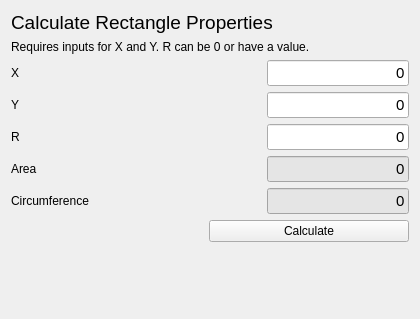
      <widget class="QWidget" name="tab">
       <attribute name="title">
        <string>Rectangles</string>
       </attribute>
       <layout class="QVBoxLayout" name="verticalLayout_7">
        <item>
         <widget class="QLabel" name="label_5">
          <property name="font">
           <font>
            <pointsize>14</pointsize>
           </font>
          </property>
          <property name="text">
           <string>Calculate Rectangle Properties</string>
          </property>
         </widget>
        </item>
        <item>
         <widget class="QLabel" name="label_6">
          <property name="text">
           <string>Requires inputs for X and Y. R can be 0 or have a value.</string>
          </property>
         </widget>
        </item>
        <item>
         <layout class="QGridLayout" name="gridLayout_2">
          <item row="4" column="0">
           <widget class="QLabel" name="label_10">
            <property name="text">
             <string>Circumference</string>
            </property>
           </widget>
          </item>
          <item row="1" column="0">
           <widget class="QLabel" name="label_8">
            <property name="text">
             <string>Y</string>
            </property>
           </widget>
          </item>
          <item row="2" column="0">
           <widget class="QLabel" name="label_9">
            <property name="text">
             <string>R</string>
            </property>
           </widget>
          </item>
          <item row="0" column="0">
           <widget class="QLabel" name="label_7">
            <property name="minimumSize">
             <size>
              <width>250</width>
              <height>0</height>
             </size>
            </property>
            <property name="text">
             <string>X</string>
            </property>
           </widget>
          </item>
          <item row="2" column="1">
           <widget class="QLineEdit" name="txtRectangleR">
            <property name="font">
             <font>
              <pointsize>11</pointsize>
             </font>
            </property>
            <property name="text">
             <string>0</string>
            </property>
            <property name="alignment">
             <set>Qt::AlignRight|Qt::AlignTrailing|Qt::AlignVCenter</set>
            </property>
           </widget>
          </item>
          <item row="4" column="1">
           <widget class="QLineEdit" name="txtRectangleCfm">
            <property name="font">
             <font>
              <family>Arial</family>
              <pointsize>11</pointsize>
             </font>
            </property>
            <property name="styleSheet">
             <string notr="true">background: rgb(229, 229, 229)</string>
            </property>
            <property name="text">
             <string>0</string>
            </property>
            <property name="alignment">
             <set>Qt::AlignRight|Qt::AlignTrailing|Qt::AlignVCenter</set>
            </property>
            <property name="readOnly">
             <bool>true</bool>
            </property>
           </widget>
          </item>
          <item row="1" column="1">
           <widget class="QLineEdit" name="txtRectangleY">
            <property name="font">
             <font>
              <pointsize>11</pointsize>
             </font>
            </property>
            <property name="text">
             <string>0</string>
            </property>
            <property name="alignment">
             <set>Qt::AlignRight|Qt::AlignTrailing|Qt::AlignVCenter</set>
            </property>
           </widget>
          </item>
          <item row="0" column="1">
           <widget class="QLineEdit" name="txtRectangleX">
            <property name="font">
             <font>
              <pointsize>11</pointsize>
             </font>
            </property>
            <property name="text">
             <string>0</string>
            </property>
            <property name="alignment">
             <set>Qt::AlignRight|Qt::AlignTrailing|Qt::AlignVCenter</set>
            </property>
           </widget>
          </item>
          <item row="3" column="0">
           <widget class="QLabel" name="label_11">
            <property name="text">
             <string>Area</string>
            </property>
           </widget>
          </item>
          <item row="3" column="1">
           <widget class="QLineEdit" name="txtRectangleArea">
            <property name="font">
             <font>
              <family>Arial</family>
              <pointsize>11</pointsize>
             </font>
            </property>
            <property name="styleSheet">
             <string notr="true">background: rgb(229, 229, 229)</string>
            </property>
            <property name="text">
             <string>0</string>
            </property>
            <property name="alignment">
             <set>Qt::AlignRight|Qt::AlignTrailing|Qt::AlignVCenter</set>
            </property>
            <property name="readOnly">
             <bool>true</bool>
            </property>
           </widget>
          </item>
         </layout>
        </item>
        <item>
         <layout class="QHBoxLayout" name="horizontalLayout_7">
          <item>
           <spacer name="horizontalSpacer_7">
            <property name="orientation">
             <enum>Qt::Horizontal</enum>
            </property>
            <property name="sizeHint" stdset="0">
             <size>
              <width>40</width>
              <height>20</height>
             </size>
            </property>
           </spacer>
          </item>
          <item>
           <widget class="QPushButton" name="btnRectangle">
            <property name="minimumSize">
             <size>
              <width>200</width>
              <height>0</height>
             </size>
            </property>
            <property name="maximumSize">
             <size>
              <width>200</width>
              <height>16777215</height>
             </size>
            </property>
            <property name="text">
             <string>Calculate</string>
            </property>
           </widget>
          </item>
         </layout>
        </item>
        <item>
         <layout class="QHBoxLayout" name="horizontalLayout_8">
          <item>
           <spacer name="horizontalSpacer_8">
            <property name="orientation">
             <enum>Qt::Horizontal</enum>
            </property>
            <property name="sizeHint" stdset="0">
             <size>
              <width>40</width>
              <height>20</height>
             </size>
            </property>
           </spacer>
          </item>
          <item>
           <widget class="QLabel" name="imageRectangle">
            <property name="maximumSize">
             <size>
              <width>393</width>
              <height>132</height>
             </size>
            </property>
            <property name="text">
             <string/>
            </property>
            <property name="pixmap">
             <pixmap>images/image_rectangle.png</pixmap>
            </property>
            <property name="scaledContents">
             <bool>true</bool>
            </property>
           </widget>
          </item>
          <item>
           <spacer name="horizontalSpacer_9">
            <property name="orientation">
             <enum>Qt::Horizontal</enum>
            </property>
            <property name="sizeHint" stdset="0">
             <size>
              <width>40</width>
              <height>20</height>
             </size>
            </property>
           </spacer>
          </item>
         </layout>
        </item>
        <item>
         <spacer name="verticalSpacer_2">
          <property name="orientation">
           <enum>Qt::Vertical</enum>
          </property>
          <property name="sizeHint" stdset="0">
           <size>
            <width>20</width>
            <height>40</height>
           </size>
          </property>
         </spacer>
        </item>
       </layout>
      </widget>
